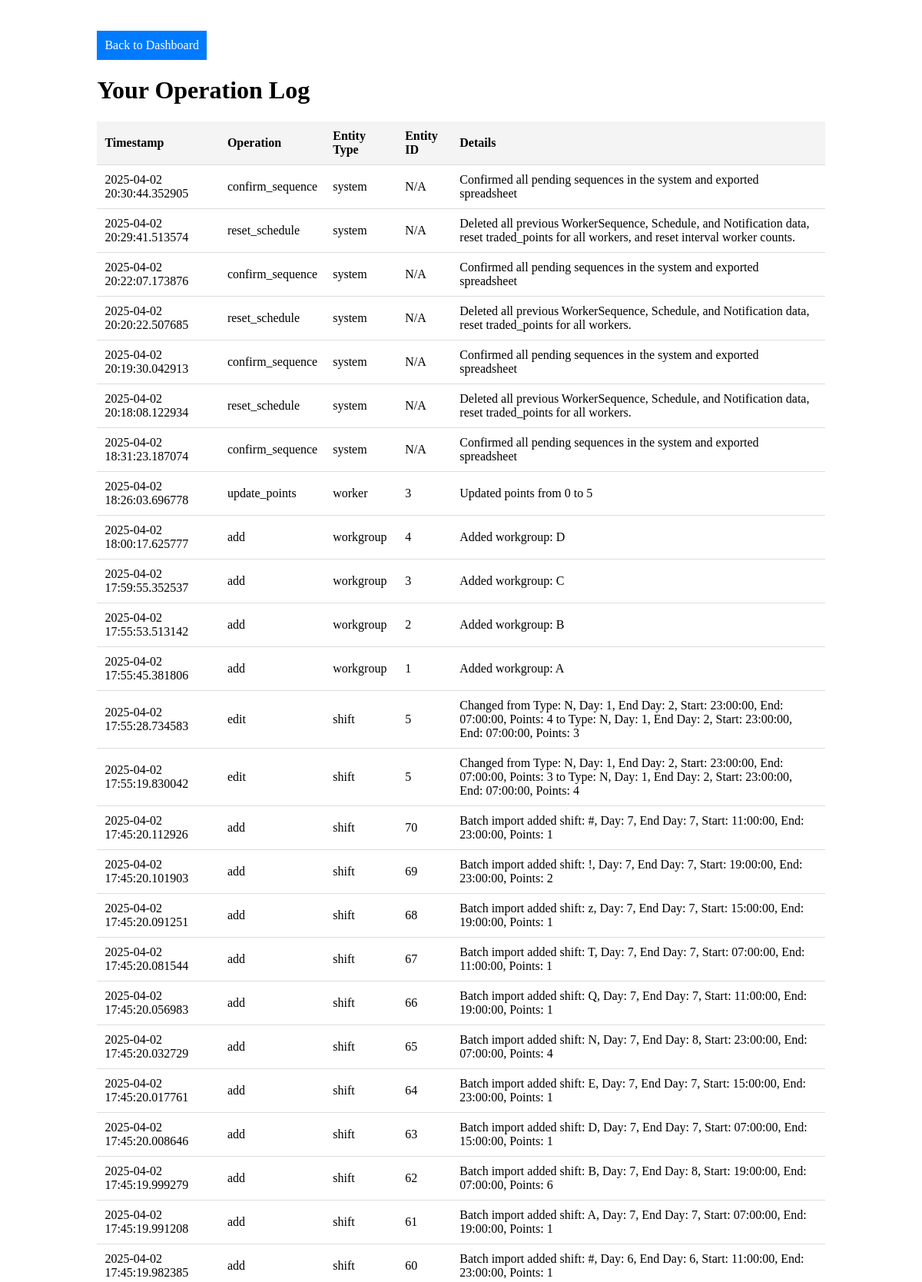
/admin/operation_log (signed in, upper part), run on the app's committed database.
### models.py (models this page shows, shortened)
class AdminOperationLog(db.Model):
    id = db.Column(db.Integer, primary_key=True)
    admin_id = db.Column(db.Integer, db.ForeignKey('admin.id'), nullable=False)
    operation = db.Column(db.String(50), nullable=False)  # e.g., "add", "edit", "delete", "batch_import"
    entity_type = db.Column(db.String(50), nullable=False)  # e.g., "worker", "interval"
    entity_id = db.Column(db.Integer, nullable=True)  # ID of the affected entity, if applicable
    details = db.Column(db.Text, nullable=True)  # Additional details (e.g., JSON of changes)
    timestamp = db.Column(db.DateTime, default=datetime.utcnow, nullable=False)

### routes.py (the view)
    @login_required
    def wrapper(*args, **kwargs):
        if current_user.role != 'admin':
            flash('Access denied: Admins only.')
            return redirect(url_for('main.index'))
        return func(*args, **kwargs)

### app.py (called while the page is built)
@login_manager.user_loader
def load_user(user_id):
    from models import Admin, Worker
    admin = db.session.get(Admin, int(user_id))  # Updated to Session.get
    if admin:
        return admin
    worker = db.session.get(Worker, int(user_id))  # Updated to Session.get
    if worker:
        return worker
    return None

### routes.py (called while the page is built)
def admin_required(func):
    @login_required
    def wrapper(*args, **kwargs):
        if current_user.role != 'admin':
            flash('Access denied: Admins only.')
            return redirect(url_for('main.index'))
        return func(*args, **kwargs)
    wrapper.__name__ = func.__name__
    return wrapper

@main.route('/admin/operation_log')
@admin_required
def admin_operation_log():
    operations = AdminOperationLog.query.filter_by(admin_id=current_user.id).order_by(AdminOperationLog.timestamp.desc()).all()
    return render_template('admin/operation_log.html', operations=operations)

### templates/admin/operation_log.html (shortened to what this page needs)
<!DOCTYPE html>
<html lang="en">
<head>
</head>
<body>
    <div class="container">
        <a href="{{ url_for('main.admin_dashboard') }}">Back to Dashboard</a>
        <h1>Your Operation Log</h1>
        <table>
            <thead>
                <tr>
                    <th>Timestamp</th>
                    <th>Operation</th>
                    <th>Entity Type</th>
                    <th>Entity ID</th>
                    <th>Details</th>
                </tr>
            </thead>
            <tbody>
                {% for operation in operations %}
                <tr>
                    <td>{{ operation.timestamp }}</td>
                    <td>{{ operation.operation }}</td>
                    <td>{{ operation.entity_type }}</td>
                    <td>{{ operation.entity_id or 'N/A' }}</td>
                    <td>{{ operation.details or 'No details' }}</td>
                </tr>
                {% endfor %}
            </tbody>
        </table>
    </div>
</body>
</html>

### templates/admin/operation_log.html (style rules this page uses)
.container { width: 80%; margin: 20px auto; }
table { width: 100%; border-collapse: collapse; }
th, td { padding: 10px; text-align: left; border-bottom: 1px solid #ddd; }
th { background-color: #f4f4f4; }
a { padding: 10px; background-color: #007bff; color: white; text-decoration: none; display: inline-block; margin-top: 20px; }

### data on the page
AdminOperationLog: timestamp "2025-04-02 20:30:44.352905", operation "confirm_sequence", entity_type "system", entity_id "N/A", details "Confirmed all pending sequences in the system and exported spreadsheet"
AdminOperationLog: timestamp "2025-04-02 20:29:41.513574", operation "reset_schedule", entity_type "system", entity_id "N/A", details "Deleted all previous WorkerSequence, Schedule, and Notification data, reset traded_points for all workers, and reset interval worker counts."
AdminOperationLog: timestamp "2025-04-02 20:22:07.173876", operation "confirm_sequence", entity_type "system", entity_id "N/A", details "Confirmed all pending sequences in the system and exported spreadsheet"
AdminOperationLog: timestamp "2025-04-02 20:20:22.507685", operation "reset_schedule", entity_type "system", entity_id "N/A", details "Deleted all previous WorkerSequence, Schedule, and Notification data, reset traded_points for all workers."
AdminOperationLog: timestamp "2025-04-02 20:19:30.042913", operation "confirm_sequence", entity_type "system", entity_id "N/A", details "Confirmed all pending sequences in the system and exported spreadsheet"
AdminOperationLog: timestamp "2025-04-02 20:18:08.122934", operation "reset_schedule", entity_type "system", entity_id "N/A", details "Deleted all previous WorkerSequence, Schedule, and Notification data, reset traded_points for all workers."
AdminOperationLog: timestamp "2025-04-02 18:31:23.187074", operation "confirm_sequence", entity_type "system", entity_id "N/A", details "Confirmed all pending sequences in the system and exported spreadsheet"
AdminOperationLog: timestamp "2025-04-02 18:26:03.696778", operation "update_points", entity_type "worker", entity "3", details "Updated points from 0 to 5"
AdminOperationLog: timestamp "2025-04-02 18:00:17.625777", operation "add", entity_type "workgroup", entity "4", details "Added workgroup: D"
AdminOperationLog: timestamp "2025-04-02 17:59:55.352537", operation "add", entity_type "workgroup", entity "3", details "Added workgroup: C"
AdminOperationLog: timestamp "2025-04-02 17:55:53.513142", operation "add", entity_type "workgroup", entity "2", details "Added workgroup: B"
AdminOperationLog: timestamp "2025-04-02 17:55:45.381806", operation "add", entity_type "workgroup", entity "1", details "Added workgroup: A"
AdminOperationLog: timestamp "2025-04-02 17:55:28.734583", operation "edit", entity_type "shift", entity "5", details "Changed from Type: N, Day: 1, End Day: 2, Start: 23:00:00, End: 07:00:00, Points: 4 to Type: N, Day: 1, End Day: 2, Start: 23:00:00, End: 07:00:00, Points: 3"
AdminOperationLog: timestamp "2025-04-02 17:55:19.830042", operation "edit", entity_type "shift", entity "5", details "Changed from Type: N, Day: 1, End Day: 2, Start: 23:00:00, End: 07:00:00, Points: 3 to Type: N, Day: 1, End Day: 2, Start: 23:00:00, End: 07:00:00, Points: 4"
AdminOperationLog: timestamp "2025-04-02 17:45:20.112926", operation "add", entity_type "shift", entity "70", details "Batch import added shift: #, Day: 7, End Day: 7, Start: 11:00:00, End: 23:00:00, Points: 1"
AdminOperationLog: timestamp "2025-04-02 17:45:20.101903", operation "add", entity_type "shift", entity "69", details "Batch import added shift: !, Day: 7, End Day: 7, Start: 19:00:00, End: 23:00:00, Points: 2"
AdminOperationLog: timestamp "2025-04-02 17:45:20.091251", operation "add", entity_type "shift", entity "68", details "Batch import added shift: z, Day: 7, End Day: 7, Start: 15:00:00, End: 19:00:00, Points: 1"
AdminOperationLog: timestamp "2025-04-02 17:45:20.081544", operation "add", entity_type "shift", entity "67", details "Batch import added shift: T, Day: 7, End Day: 7, Start: 07:00:00, End: 11:00:00, Points: 1"
AdminOperationLog: timestamp "2025-04-02 17:45:20.056983", operation "add", entity_type "shift", entity "66", details "Batch import added shift: Q, Day: 7, End Day: 7, Start: 11:00:00, End: 19:00:00, Points: 1"
AdminOperationLog: timestamp "2025-04-02 17:45:20.032729", operation "add", entity_type "shift", entity "65", details "Batch import added shift: N, Day: 7, End Day: 8, Start: 23:00:00, End: 07:00:00, Points: 4"
AdminOperationLog: timestamp "2025-04-02 17:45:20.017761", operation "add", entity_type "shift", entity "64", details "Batch import added shift: E, Day: 7, End Day: 7, Start: 15:00:00, End: 23:00:00, Points: 1"
AdminOperationLog: timestamp "2025-04-02 17:45:20.008646", operation "add", entity_type "shift", entity "63", details "Batch import added shift: D, Day: 7, End Day: 7, Start: 07:00:00, End: 15:00:00, Points: 1"
AdminOperationLog: timestamp "2025-04-02 17:45:19.999279", operation "add", entity_type "shift", entity "62", details "Batch import added shift: B, Day: 7, End Day: 8, Start: 19:00:00, End: 07:00:00, Points: 6"
AdminOperationLog: timestamp "2025-04-02 17:45:19.991208", operation "add", entity_type "shift", entity "61", details "Batch import added shift: A, Day: 7, End Day: 7, Start: 07:00:00, End: 19:00:00, Points: 1"
AdminOperationLog: timestamp "2025-04-02 17:45:19.982385", operation "add", entity_type "shift", entity "60", details "Batch import added shift: #, Day: 6, End Day: 6, Start: 11:00:00, End: 23:00:00, Points: 1"
